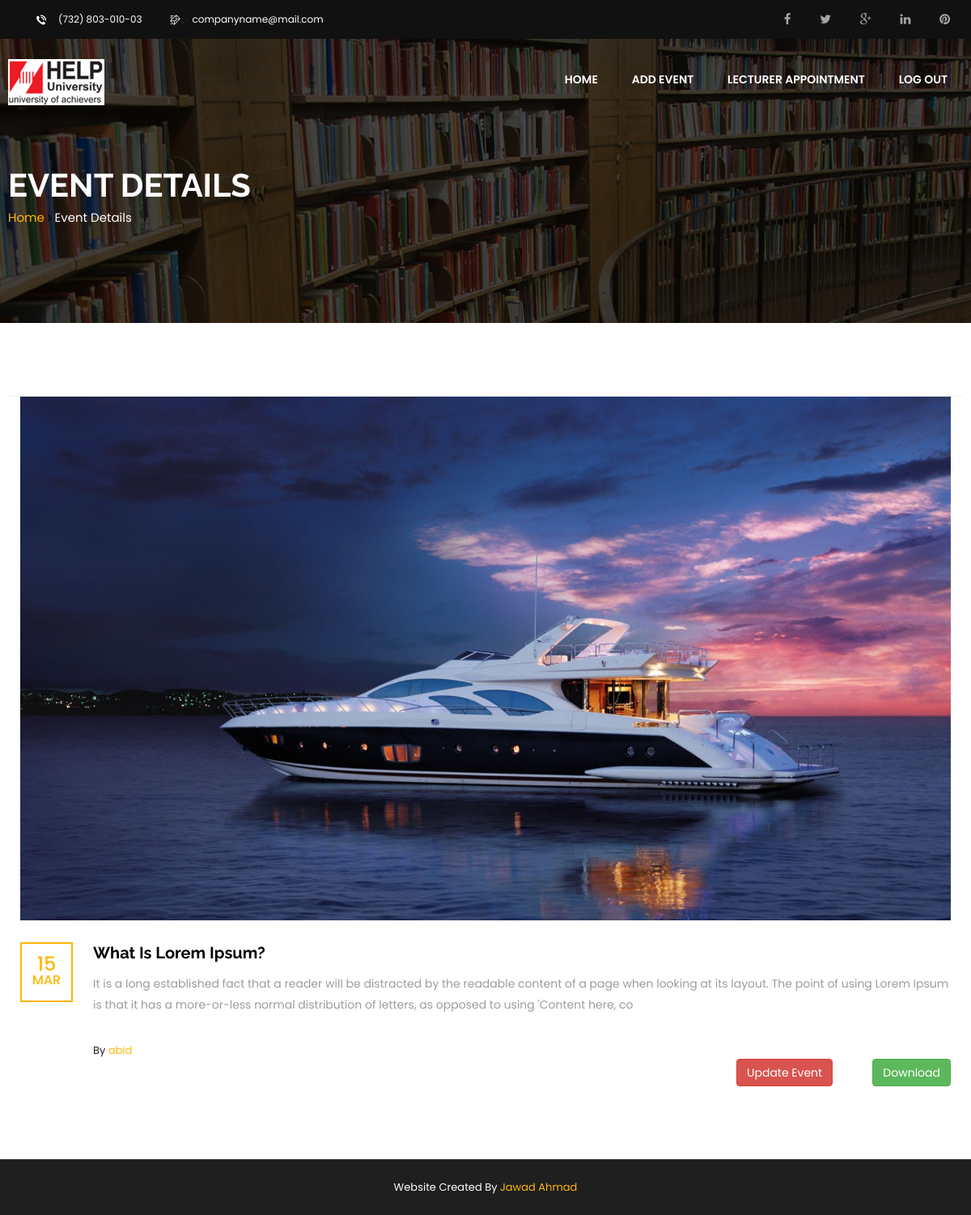
The app's page /views/event-details.php?id=5 with its own data.
### tables this page shows
CREATE TABLE `events` (
  `id` int(10) NOT NULL,
  `user_id` int(10) NOT NULL,
  `added_by` varchar(255) NOT NULL,
  `title` varchar(255) NOT NULL,
  `image` varchar(255) NOT NULL,
  `description` text NOT NULL,
  `day` int(10) NOT NULL,
  `month` text NOT NULL
);

### lib/connection.php (called while the page is built, shortened)
<?php
class Connection
{
    protected $db_name;
    protected $db_user;
    protected $db_password;
    protected $db_host;
    function __construct(){
        $this->db_name="help_university";
        $this->db_user="root";
        $this->db_password="";
        $this->db_host="localhost";
    }
    public function getConnection()
    {
        $this->connect_db=new mysqli($this->db_host,$this->db_user,$this->db_password,$this->db_name);
        if($this->connect_db->connect_error){
            echo "Connection Failed";
            die("Connection failed: " . $this->connect_db->connect_error);
        }
        else{
            return $this->connect_db;
        }
    }
}

### lib/event-details.php (the view)
<?php
include("connection.php");
class eventDetails
{
    private $connection;
    function __construct()
    {
        $conn = new Connection();
        $this->connection = $conn->getConnection();
    }
    function details(){
                if(isset($_GET['id'])){
                   $id=$_GET['id'];
                }
            $sql = "SELECT user_id,added_by,title,image,description,day,month FROM events WHERE  id= '$id'";
            $result = mysqli_query($this->connection,$sql);
            $row = mysqli_fetch_array($result,MYSQLI_ASSOC);
            $count = mysqli_num_rows($result);
            if($count == 1) {
                echo '
                <div class="single-blog-post">
                    <div class="col-md-12">
                        <img id="#img-box-detail" src="../resources/event_images/'.$row["image"].'" alt="">
                    </div>
                    <div class="content-box col-md-12">
                        <div class="date-box">
                            <div class="inner">
                                <div class="date">
                                    <b>'.$row["day"].'</b> '.$row["month"].'
                                </div>
                            </div>
                        </div>
                        <div class="content">
                            <a href="#"><h3>'.$row["title"].'</h3></a>
                            <p id="event-details"> '.$row["description"].' </p>
                            <div class="bottom-box clearfix">
                                <span class="pull-left">By  <a href="#">'.$row["added_by"].'</a></span>
                             </div>
                        </div>
                    </div>
                </div>
                ';
            }else {
                echo $error = "Your Events details are not Found";
                header("location: ../index.php?login_err=".$error);
            }
        }
    function updateDetailis(){
        if(isset($_GET['id'])){
            $id=$_GET['id'];
        }
        $sql = "SELECT user_id,added_by,title,image,description,day,month FROM events WHERE  id= '$id'";
        $result = mysqli_query($this->connection,$sql);
        $row = mysqli_fetch_array($result,MYSQLI_ASSOC);
        $count = mysqli_num_rows($result);
        if($count == 1) {
            echo '
                            <a href="update-event.php?id='.$id.'&&title='.$row["title"].'&&description='.$row["description"].'&&image='.$row["image"].'" class="btn btn-danger"> Update Event</a>
                ';
        }else {
            echo $error = "Your Events details are not Found";
            header("location: ../index.php?login_err=".$error);
        }
    }
    }
?>

### include/header.php (shortened to what this page needs)
<!DOCTYPE html>
<html lang="en">
<head>
    <link rel="stylesheet" href="../resources/event-them-resources/css/bootstrap.min.css">
    <link rel="stylesheet" href="../resources/event-them-resources/css/font-awesome.min.css">
    <link rel="stylesheet" href="../resources/event-them-resources/css/hover.css">
    <link rel="stylesheet" href="../resources/event-them-resources/css/jquery.fancybox.css">
    <link rel="stylesheet" href="../resources/event-them-resources/css/owl.carousel.css">
    <link rel="stylesheet" href="../resources/event-them-resources/css/owl.theme.default.min.css">
    <link rel="stylesheet" href="../resources/event-them-resources/css/animate.min.css">
    <link rel="stylesheet" href="../resources/event-them-resources/fonts/flaticon/flaticon.css">
    <link rel="stylesheet" href="../resources/event-them-resources/revolution/css/settings.css">
    <link rel="stylesheet" href="../resources/event-them-resources/js/jquery-ui-1.11.4/jquery-ui.css">
    <link rel="stylesheet" href="../resources/event-them-resources/css/style.css">
    <link rel="stylesheet" href="../resources/event-them-resources/css/responsive.css">
</head>
<body onload="imageDawnload()">
<header id="masthead" class="site-header header">
    <div class="top-bar">
        <div class="container">
            <div class="left-text pull-left">
                <div class="single-header-info">
                    <div class="icon-box">
                        <div class="inner-box">
                            <i class="flaticon-phone-call"></i>
                        </div>
                    </div>
                    <div class="content">
                        <p>(732) 803-010-03</p>
                    </div>
                </div>
                <div class="single-header-info">
                    <div class="icon-box">
                        <div class="inner-box">
                            <i class="flaticon-interface"></i>
                        </div>
                    </div>
                    <div class="content">
                        <p>companyname@mail.com</p>
                    </div>
                </div>
            </div>
            <div class="social-icons pull-right">
                <ul>
                    <li><a href="#"><i class="fa fa-facebook"></i></a></li>
                    <li><a href="#"><i class="fa fa-twitter"></i></a></li>
                    <li><a href="#"><i class="fa fa-google-plus"></i></a></li>
                    <li><a href="#"><i class="fa fa-linkedin"></i></a></li>
                    <li><a href="#"><i class="fa fa-pinterest"></i></a></li>
                </ul>
            </div>
        </div>
    </div>
    <div class="container">
        <div class="row">
            <div class="col-sm-12">
                <div class="logo pull-left">
                    <a href="home.php">
                        <img src="../resources/event-them-resources/img/hu_logo.png" alt="Education Template" />
                    </a>
                </div>
                <div class="header-right-info pull-right clearfix">
                    <nav class="mainmenu-area stricky">
                        <div class="navigation pull-left">
                            <div class="nav-header">
                                <ul>
                                    <li><a href="home.php">Home</a></li>
                                    <li><a href="add-post.php">Add Event</a></li>
                                    <li><a href="take-appointment.php">Lecturer Appointment</a></li>
                                    <li><a href="../index.php">Log Out</a></li>
                                </ul>
                            </div>
                        </div>
                    </nav>
                </div>
            </div>
        </div>
    </div>
</header>

### views/event-details.php
<?php include '../include/header.php';
        include '../lib/event-details.php';
?>
<section class="inner-header">
    <div class="container">
        <div class="row">
            <div class="col-md-12 sec-title colored text-center">
                <h2>Event Details</h2>
                <ul class="breadcumb">
                    <li><a href="home.php">Home</a></li>
                    <li><i class="fa fa-angle-right"></i></li>
                    <li><span>Event Details</span></li>
                </ul>
            </div>
        </div>
    </div>
</section>
<section class="blog-home sec-padding blog-page blog-details" >
    <div class="container" >
        <div class="row" id="html-content-holder">
            <div class="col-lg-12 col-md-12 col-sm-12 col-xs-12 ">
                <div class="col-md-3 pull-right">
                </div>
                    <?php
                    $eventDetails= new eventDetails();
                    $eventDetails->details();
                    ?>
                </div>
            </div>
        <div class="col-md-3 pull-right" >
            <?php $eventDetails->updateDetailis();
            ?>
            <a id="btn-Convert-Html2Image" class=" btn btn-success pull-right" href="#">Download</a>
        </div>
    </div>
</section>
<?php include '../include/footer.php'?>

### include/footer.php (shortened to what this page needs)
<div class="footer-bottom">
    <div class="container text-center">
        <p>Website Created By <a href="#">Jawad Ahmad</a></p>
    </div>
</div>
</body>
</html>

### resources/event-them-resources/css/responsive.css (style rules this page uses)
@media (min-width: 1200px) { .container { padding: 0; width: 1180px; } }

### records on screen
events: image (picture), day "15", month "MAR", title "What Is Lorem Ipsum?", description "It is a long established fact that a reader will be distracted by the readable content of a page when looking at its layout. The point of using Lorem Ipsum is that it has a more-or-less normal distribution of letters, as opposed to using 'Content here, co", added_by "abid"
